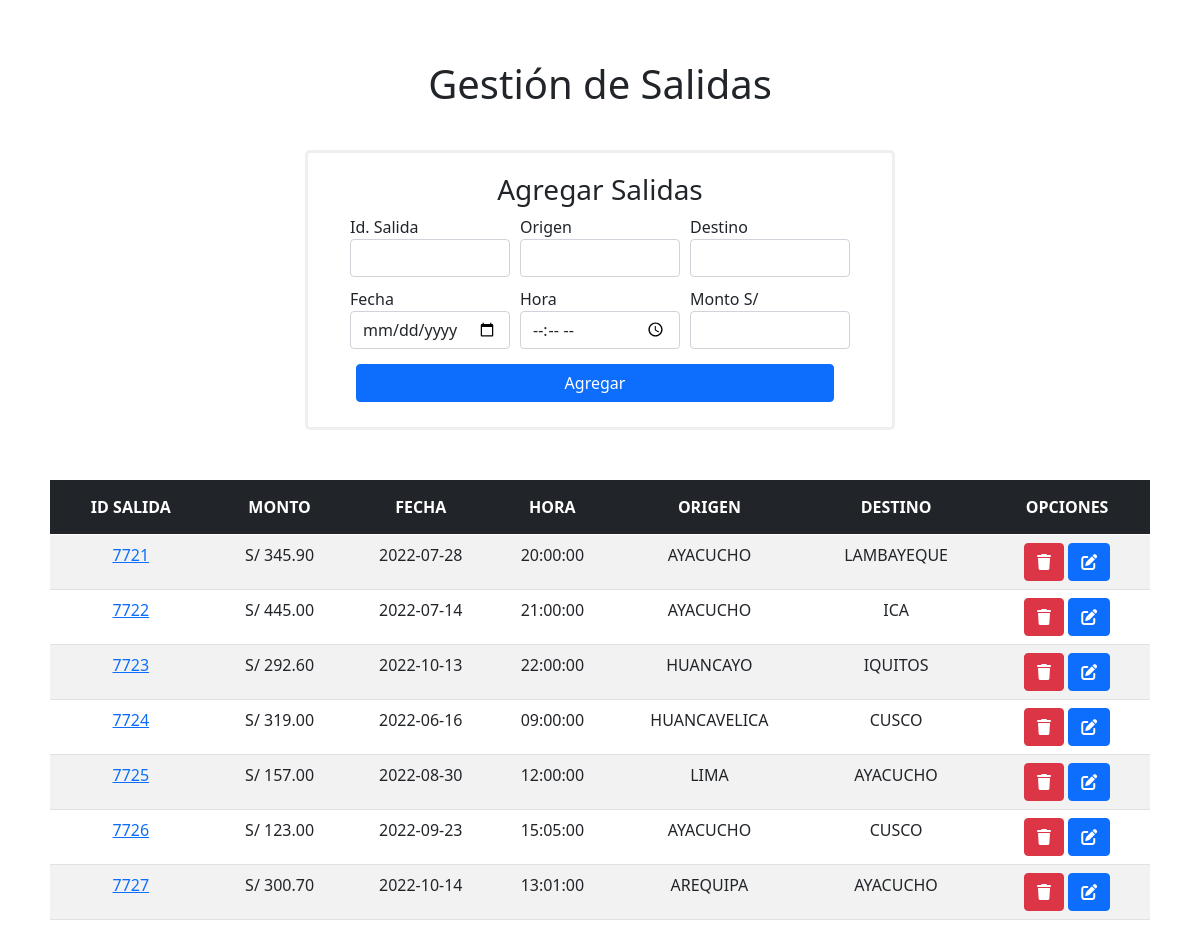
The app's page /php/salidas/salidas.php with its own data.
### tables this page shows
CREATE TABLE `salidas` (
  `id_salida` int(7) NOT NULL,
  `fecha` date DEFAULT NULL,
  `hora` time DEFAULT NULL,
  `origen` varchar(50) DEFAULT NULL,
  `destino` varchar(50) DEFAULT NULL,
  `monto` decimal(8,2) NOT NULL
);

### php/salidas/salidas.php (the view, shortened to what this page needs)
<!DOCTYPE html>
<html lang="en">
<head>
    <link rel="stylesheet" href="../../styles/style.css">
	<link href="https://cdn.jsdelivr.net/npm/bootstrap@5.0.2/dist/css/bootstrap.min.css" rel="stylesheet">
</head>
<body>
    <h1>Gestión de Salidas</h1><br>
    <div class="container-general">
        <div class="content-form">
            <h3>Agregar Salidas</h3>
            <form action="salidas.php" method="post" id="form-add">
                <div class="mb-3">
                    <label for="codigo">Id. Salida</label>
                    <input type="text" class="form-control" name="tx_salida" maxlength="4" minlength="4" onkeypress="valide(event)" required/>
                </div>
                <div class="mb-3">
                    <label for="codigo">Origen</label>
                    <input type="text" class="form-control" name="tx_origen" onkeyup="javascript:this.value=this.value.toUpperCase();" required/>
                </div>
                <div class="mb-3">
                    <label for="codigo">Destino</label>
                    <input type="text" class="form-control" name="tx_destino" onkeyup="javascript:this.value=this.value.toUpperCase();" required/>
                </div>
                <div class="mb-3">
                    <label for="codigo">Fecha</label>
                    <input type="date" class="form-control" name="tx_fecha" required/>
                </div>
                <div class="mb-3">
                    <label for="codigo">Hora</label>
                    <input type="time" class="form-control" name="tx_hora" required/>
                </div>
                <div class="mb-3">
                    <label for="codigo">Monto S/</label>
                    <input type="text" class="form-control" name="tx_monto" id="s3" onkeypress="valide(event)" required />
                </div>
                <input type="submit" value="Agregar" class="btn btn-primary">
                <br><br>
                <?php
                    include "../conexion.php";
                ?>
            </form>
        </div>
        <table class="table table-striped text-center">
            <thead class="table-dark">
                <tr>
                    <th scope="col">ID SALIDA</th>
                    <th scope="col">MONTO</th>
                    <th scope="col">FECHA</th>
                    <th scope="col">HORA</th>
                    <th scope="col">ORIGEN</th>
                    <th scope="col">DESTINO</th>
                    <th scope="col">OPCIONES</th>
                </tr>
            </thead>
            <?php
                $res="Select * from salidas";
            	$vres = $conexion->query($res);
            	while ($row=$vres->fetch_array()){
                    $ids = $row['id_salida'];
                    $mon = $row['monto'];
                    $fecha = $row['fecha'];
                    $hora = $row['hora'];
                    $origen = $row['origen'];
                    $destino = $row['destino'];
            		echo '
                        <tr>
                            <td><a href="control.php?salida='.$ids.'">'.$ids.'</a></td>
                            <td>S/ '.$mon.'</td>
                            <td>'.$fecha.'</td>
                            <td>'.$hora.'</td>
                            <td>'.$origen.'</td>
                            <td>'.$destino.'</td>
                            <td>
                                <a href="eli_salida.php?salida='.$ids.'" class="btn btn-danger" title="Eliminar salida"><i class="fa-solid fa-trash"></i></a>
                                <a target="iframe-edit" onclick="mostrar_iframe();" href="edit_salida.php?salida='.$ids.'" class="btn btn-primary" title="Editar salida"><i class="fa-solid fa-pen-to-square"></i></a>
                            </td>
                        </tr>
                    ';
                }
            ?>
        </table>
    </div>
</body>
</html>

### styles/style.css (style rules this page uses)
* { padding: 0;margin: 0; box-sizing: border-box; }
body { padding: 20px 40px; }

### php/salidas/salidas.php (style rules this page uses)
body { display:flex; flex-direction:column; align-items: center; padding: 60px 30px; }
.container-general { position: relative; display:flex; align-items: center; gap:50px; width: 100%; padding: 10px 20px; }
input[type="submit"] { width: 88%; }
.content-form { height: auto; overflow: hidden; width: 590px; border-radius:5px; display:flex; flex-wrap:wrap; justify-content: center; align-items: center; border: 3px solid #F0EFEF; transition:all 0.5s; padding: 20px 15px; }
.content-form form { width: 98%; height: auto; display:flex; flex-wrap:wrap; justify-content: center; align-items: center; gap:10px; }
form .mb-3 { width: 21em; margin-bottom:0 !important; }
th { padding: 15px !important; }
@media screen and (max-width:1516px) { .container-general { flex-direction:column; } }
@media screen and (max-width:1516px) { form .mb-3 { width: 10em; } }

### records on screen
salidas: id_salida "7721", monto "345.90", fecha "2022-07-28", hora "20:00:00", origen "AYACUCHO", destino "LAMBAYEQUE"
salidas: id_salida "7722", monto "445.00", fecha "2022-07-14", hora "21:00:00", origen "AYACUCHO", destino "ICA"
salidas: id_salida "7723", monto "292.60", fecha "2022-10-13", hora "22:00:00", origen "HUANCAYO", destino "IQUITOS"
salidas: id_salida "7724", monto "319.00", fecha "2022-06-16", hora "09:00:00", origen "HUANCAVELICA", destino "CUSCO"
salidas: id_salida "7725", monto "157.00", fecha "2022-08-30", hora "12:00:00", origen "LIMA", destino "AYACUCHO"
salidas: id_salida "7726", monto "123.00", fecha "2022-09-23", hora "15:05:00", origen "AYACUCHO", destino "CUSCO"
salidas: id_salida "7727", monto "300.70", fecha "2022-10-14", hora "13:01:00", origen "AREQUIPA", destino "AYACUCHO"
